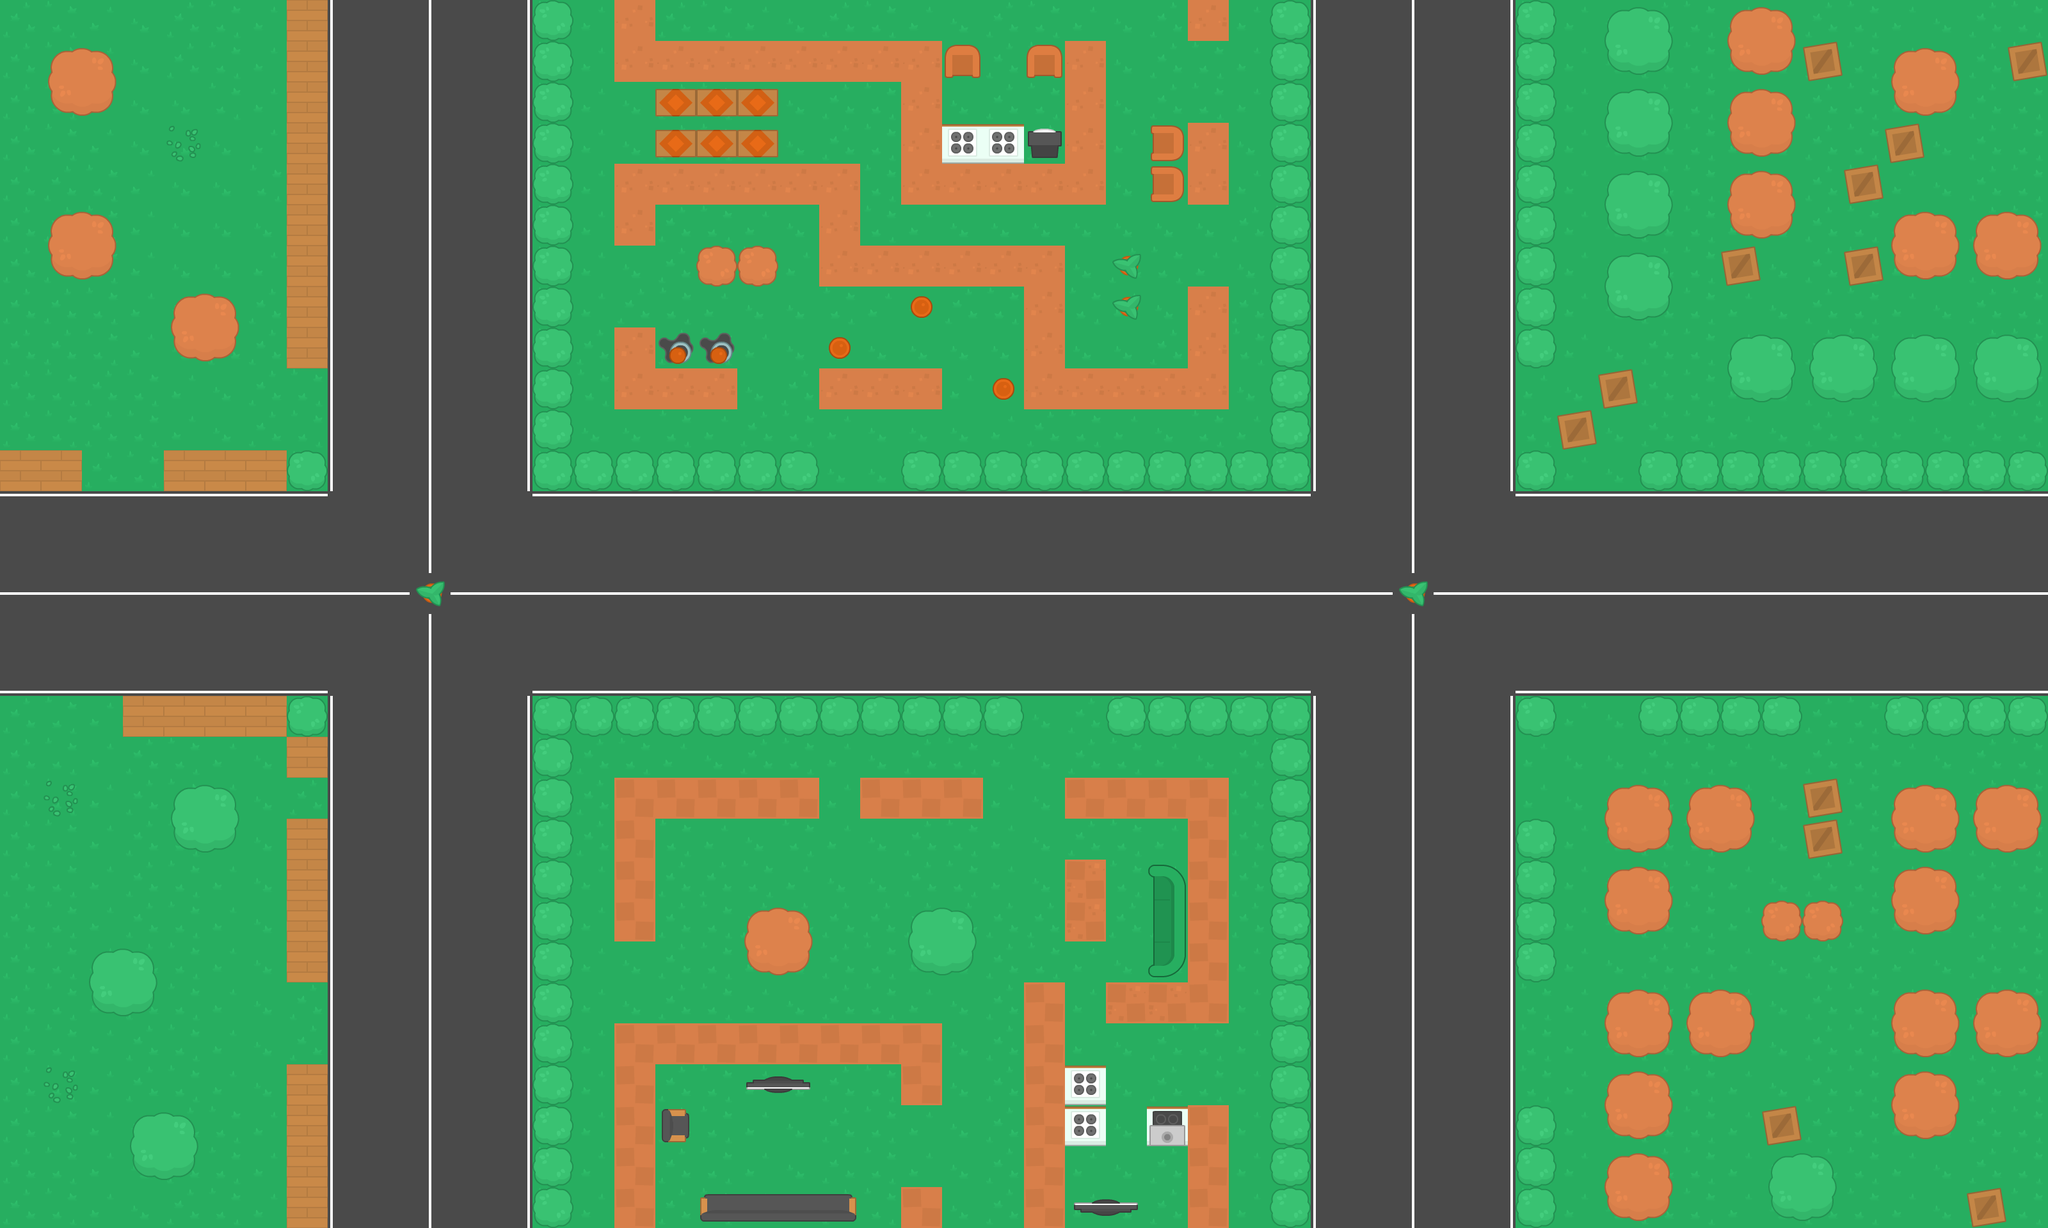

This is a level from a 2D game, rendered from its Tiled map with the project's own tilesets. A one-line summary and the map file follow, with tile-layer data summarised:
An orthogonal 50x30 tile map with 64x64 px tiles, 4 tile layers (Ground, Trees, Bricks, Decorations) and 240 objects (105x zombie, 103x wall, 30x health, player, shotgun).

<map version="1.4" tiledversion="1.4.2" orientation="orthogonal" renderorder="right-down" width="50" height="30" tilewidth="64" tileheight="64" infinite="0" nextlayerid="7" nextobjectid="266">
 <tileset firstgid="1" name="spritesheet_tiles" tilewidth="64" tileheight="64" spacing="10" tilecount="540" columns="27">
  <image source="../img/spritesheet_tiles.png" width="1988" height="1470" />
 </tileset>
 <layer id="1" name="Ground" width="50" height="30">
  <data>[1500 cells, 1500 non-empty, 12 distinct tile ids]</data>
 </layer>
 <layer id="2" name="Trees" width="50" height="30">
  <data>[1500 cells, 159 non-empty, 12 distinct tile ids]</data>
 </layer>
 <layer id="3" name="Bricks" width="50" height="30">
  <data>[1500 cells, 240 non-empty, 13 distinct tile ids]</data>
 </layer>
 <layer id="4" name="Decorations" width="50" height="30">
  <data>[1500 cells, 45 non-empty, 17 distinct tile ids]</data>
 </layer>
 <objectgroup id="6" name="Obstacles">
  <object id="7" name="wall" x="448" y="2" width="60" height="574" />
  <object id="8" name="wall" x="832" y="9.06061" width="60" height="764" />
  <object id="9" name="wall" x="1986" y="3" width="60" height="764" />
  <object id="10" name="wall" x="1408" y="703" width="578" height="68" />
  <object id="11" name="wall" x="895" y="704" width="384" height="68" />
  <object id="12" name="wall" x="254" y="704" width="260" height="68" />
  <object id="13" name="wall" x="0" y="704" width="126" height="68" />
  <object id="14" name="wall" x="83" y="340" width="86" height="82" />
  <object id="15" name="wall" x="81" y="83" width="86" height="82" />
  <object id="16" name="wall" x="273" y="473" width="86" height="82" />
  <object id="17" name="wall" x="273" y="1239" width="86" height="82" />
  <object id="18" name="wall" x="147" y="1491" width="86" height="82" />
  <object id="19" name="wall" x="211" y="1745" width="86" height="82" />
  <object id="20" name="wall" x="1425" y="1435" width="86" height="82" />
  <object id="21" name="wall" x="1173" y="1429" width="86" height="82" />
  <object id="22" name="wall" x="831" y="1086" width="772" height="68" />
  <object id="23" name="wall" x="827.576" y="1154.36" width="60" height="760.97" />
  <object id="24" name="wall" x="1985.15" y="1151.33" width="60" height="764" />
  <object id="25" name="wall" x="1729.18" y="1084.18" width="326.485" height="68" />
  <object id="26" name="wall" x="961" y="1599.33" width="508.303" height="60" />
  <object id="27" name="wall" x="191.303" y="1087.21" width="320.424" height="68" />
  <object id="28" name="wall" x="954.939" y="1214.48" width="320.424" height="68" />
  <object id="29" name="wall" x="1664.03" y="1211.45" width="253.757" height="68" />
  <object id="30" name="wall" x="1091.3" y="1853.88" width="253.757" height="68" />
  <object id="31" name="wall" x="1342.82" y="1214.48" width="190.121" height="68" />
  <object id="32" name="wall" x="1723.12" y="1535.7" width="196.121" height="68" />
  <object id="33" name="wall" x="959.485" y="250.848" width="381.03" height="68" />
  <object id="34" name="wall" x="957.97" y="66" width="508.303" height="55.8788" />
  <object id="35" name="wall" x="1600.39" y="572.061" width="317.394" height="68" />
  <object id="36" name="wall" x="1277.67" y="381.152" width="390.121" height="68" />
  <object id="37" name="wall" x="1403.42" y="196.303" width="320.424" height="122.545" />
  <object id="38" name="wall" x="1788.27" y="196.303" width="129.515" height="122.545" />
  <object id="39" name="wall" x="954.848" y="511.455" width="196.364" height="125.576" />
  <object id="40" name="wall" x="1277.58" y="573.576" width="196.364" height="64.9699" />
  <object id="41" name="wall" x="1086.67" y="382.667" width="129.697" height="64.9699" />
  <object id="42" name="wall" x="1280.61" y="512.97" width="60.0004" height="64.9699" />
  <object id="43" name="wall" x="1406.36" y="446.303" width="60.0004" height="64.9699" />
  <object id="44" name="wall" x="1282.12" y="319.03" width="60.0004" height="64.9699" />
  <object id="45" name="wall" x="1533.64" y="576.606" width="66.0004" height="64.9699" />
  <object id="46" name="wall" x="1473.03" y="58.4241" width="60.0004" height="64.9699" />
  <object id="47" name="wall" x="1603.33" y="61.4544" width="60.0004" height="64.9699" />
  <object id="48" name="wall" x="1851.82" y="-5.21222" width="60.0004" height="64.9699" />
  <object id="49" name="wall" x="1854.85" y="446.303" width="60.0004" height="125.576" />
  <object id="50" name="wall" x="1666.97" y="60.5453" width="60.0004" height="135.576" />
  <object id="51" name="wall" x="1409.39" y="131.151" width="60.0004" height="64.9699" />
  <object id="52" name="wall" x="1603.33" y="455.394" width="60.0004" height="125.576" />
  <object id="53" name="wall" x="957.879" y="1674.06" width="60" height="236.728" />
  <object id="54" name="wall" x="1408.42" y="1664.55" width="64" height="62.8492" />
  <object id="55" name="wall" x="1408" y="1856.58" width="64" height="62.8492" />
  <object id="56" name="wall" x="1022" y="1730.58" width="64" height="62.8492" />
  <object id="57" name="wall" x="1150" y="1664.58" width="130" height="62.8492" />
  <object id="58" name="wall" x="1602" y="1540.58" width="64" height="376.849" />
  <object id="59" name="wall" x="1856" y="1284.58" width="64" height="250.849" />
  <object id="60" name="wall" x="1664" y="1344.58" width="64" height="130.849" />
  <object id="61" name="wall" x="1784" y="1313.58" width="64" height="188.849" />
  <object id="62" name="wall" x="1854" y="1726.58" width="64" height="190.849" />
  <object id="63" name="wall" x="1668" y="1662.58" width="64" height="132.849" />
  <object id="64" name="wall" x="1788" y="1727.58" width="64" height="64.849" />
  <object id="65" name="wall" x="1670" y="1853.58" width="118" height="64.849" />
  <object id="66" name="wall" x="958" y="1285.58" width="64" height="186.849" />
  <object id="67" name="wall" x="956" y="-0.4245" width="64" height="64.849" />
  <object id="68" name="wall" x="1728" y="379.575" width="64" height="128.849" />
  <object id="69" name="wall" x="2364" y="1.5755" width="64" height="576.849" />
  <object id="70" name="wall" x="2492" y="1.5755" width="126" height="508.849" />
  <object id="71" name="wall" x="2691" y="-0.4245" width="126" height="382.849" />
  <object id="72" name="wall" x="2558" y="707.576" width="640" height="60.849" />
  <object id="73" name="wall" x="2686" y="513.576" width="510" height="122.849" />
  <object id="74" name="wall" x="2947" y="324.576" width="254" height="122.849" />
  <object id="75" name="wall" x="2365" y="702.575" width="66" height="68.849" />
  <object id="76" name="wall" x="2431" y="635.576" width="66" height="68.849" />
  <object id="77" name="wall" x="2495" y="571.576" width="66" height="68.849" />
  <object id="78" name="wall" x="2685" y="385.576" width="64" height="58.849" />
  <object id="79" name="wall" x="2880" y="386.575" width="64" height="58.849" />
  <object id="80" name="wall" x="2878" y="258.575" width="64" height="58.849" />
  <object id="81" name="wall" x="2944" y="196.575" width="64" height="58.849" />
  <object id="82" name="wall" x="3134" y="62.5755" width="64" height="58.849" />
  <object id="83" name="wall" x="2816" y="64.5755" width="64" height="58.849" />
  <object id="84" name="wall" x="2972" y="96.5755" width="64" height="58.849" />
  <object id="85" name="wall" x="2368" y="1086.58" width="64" height="58.849" />
  <object id="86" name="wall" x="2364" y="1282.58" width="64" height="248.849" />
  <object id="87" name="wall" x="2364" y="1728.58" width="64" height="186.849" />
  <object id="88" name="wall" x="2524" y="1826.58" width="64" height="58.849" />
  </objectgroup>
</map>
<!-- 158 of 240 objects omitted -->
